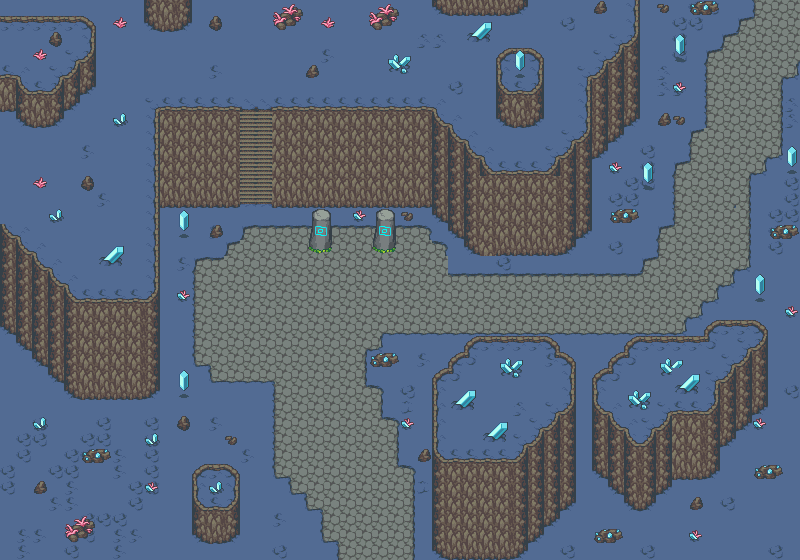

Rendered tile map (Tiled .tmx) drawn with the repository's tilesets; below, a short description and the map source with its tile grids summarised:
An orthogonal 50x35 tile map with 16x16 px tiles, 5 tile layers (Collision, Background, Ground, Clutter, ...), 4 tilesets and 35 objects.

<map version="1.10" tiledversion="1.10.1" orientation="orthogonal" renderorder="right-down" width="50" height="35" tilewidth="16" tileheight="16" infinite="0" nextlayerid="9" nextobjectid="139">
 <editorsettings>
  <export target="wastetown..tmx" format="tmx" />
 </editorsettings>
 <tileset firstgid="1" source="../../tileset/main.tsx" />
 <tileset firstgid="10113" source="../../tileset/buildings.tsx" />
 <tileset firstgid="11905" source="../../tileset/dungeon/dungeon_bis.tsx" />
 <tileset firstgid="28289" name="Animated Tiles" tilewidth="16" tileheight="16" tilecount="16384" columns="128">
  <image source="../../tileset/dungeon/animatedtiles.png" width="2048" height="2048" />
 </tileset>
 <layer id="8" name="Collision" width="50" height="35">
  <data>[1750 cells, 167 non-empty, 8 distinct tile ids]</data>
 </layer>
 <layer id="1" name="Background" width="50" height="35">
  <data>[1750 cells, 1750 non-empty, 1 distinct tile ids]</data>
 </layer>
 <layer id="2" name="Ground" width="50" height="35">
  <data>[1750 cells, 323 non-empty, 30 distinct tile ids]</data>
 </layer>
 <layer id="3" name="Clutter" width="50" height="35">
  <data>[1750 cells, 725 non-empty, 39 distinct tile ids]</data>
 </layer>
 <layer id="7" name="Clutter" width="50" height="35">
  <properties>
   <property name="spriteLayer" type="bool" value="true" />
  </properties>
  <data>[1750 cells, 108 non-empty, 29 distinct tile ids]</data>
 </layer>
 <objectgroup id="4" name="Objects">
  <object id="38" template="../../obj/entry_up.tx" x="330" y="558.5" width="81" height="16">
   <properties>
    <property name="teleport" value="" />
   </properties>
  </object>
  <object id="48" template="../../obj/treasure.tx" x="350.334" y="248.083" />
  <object id="68" template="../../obj/gold.tx" x="124.167" y="20.1667" />
  <object id="69" template="../../obj/enemy.tx" x="79.2705" y="167.649">
   <properties>
    <property name="enemy" value="Mageripper" />
    <property name="threatRange" type="int" value="50" />
    <property name="waypoints" value="76,125,126,125" />
   </properties>
  </object>
  <object id="71" template="../../obj/manashards.tx" x="335.247" y="47.8977" />
  <object id="72" template="../../obj/booster.tx" x="333.808" y="246.929">
   <properties>
    <property name="reward">[
  {
    "editions": [ "BFZ" ],
    "type": "card",
    "count": 10,
    "colors": ["Green"],
    "rarity": [ "Common" ]
  },
  {
    "editions": [ "BFZ" ],
    "type": "card",
    "count": 3,
    "colors": ["Green"],
    "rarity": [ "Uncommon" ]
  },
  {
    "editions": [ "BFZ" ],
    "type": "Green",
    "count": 1,
    "colors": ["Colorless"],
    "rarity": [ "Rare", "Mythic Rare" ]
  }
]
</property>
   </properties>
  </object>
  <object id="73" template="../../obj/enemy.tx" x="348.102" y="270.3">
   <properties>
    <property name="enemy" value="Faerie Dragon" />
    <property name="threatRange" type="int" value="50" />
   </properties>
  </object>
  <object id="76" template="../../obj/waypoint.tx" x="80.11" y="267.167" />
  <object id="108" template="../../obj/collision.tx" x="-2.0975" y="-15.5" width="803.195" height="16" />
  <object id="109" template="../../obj/collision.tx" x="-2.0975" y="559.5" width="803.195" height="16" />
  <object id="110" template="../../obj/collision.tx" x="801.5" y="-13.729" width="16" height="589.458" />
  <object id="111" template="../../obj/collision.tx" x="-16" y="-14.729" width="16" height="589.458" />
  <object id="112" template="../../obj/enemy.tx" x="540" y="312.5">
   <properties>
    <property name="enemy" value="Faerie Dragon" />
    <property name="threatRange" type="int" value="50" />
    <property name="waypoints" value="136,137,136,138,136" />
   </properties>
  </object>
  <object id="113" template="../../obj/enemy.tx" x="248.5" y="108">
   <properties>
    <property name="enemy" value="Mageripper" />
    <property name="speedModifier" type="float" value="2" />
    <property name="threatRange" type="int" value="50" />
   </properties>
  </object>
  <object id="114" template="../../obj/gold.tx" x="718.5" y="155" />
  <object id="115" template="../../obj/collision.tx" x="-1" y="227.271" width="26.5" height="115.458" />
  <object id="116" template="../../obj/collision.tx" x="71.75" y="302.271" width="89.5" height="93.458" />
  <object id="117" template="../../obj/collision.tx" x="44.25" y="283.771" width="26.5" height="95.958" />
  <object id="118" template="../../obj/collision.tx" x="23.25" y="270.271" width="26.5" height="91.458" />
  <object id="119" template="../../obj/collision.tx" x="66.25" y="15.771" width="29.5" height="92.458" />
  <object id="120" template="../../obj/collision.tx" x="0.75" y="16.521" width="64.5" height="109.958" />
  <object id="121" template="../../obj/collision.tx" x="276.25" y="112.771" width="153" height="92.458" />
  <object id="122" template="../../obj/collision.tx" x="430.5" y="1.771" width="96.5" height="12.958" />
  <object id="123" template="../../obj/collision.tx" x="162" y="113.271" width="76" height="92.458" />
  <object id="124" template="../../obj/collision.tx" x="144" y="0.271" width="49" height="30.458" />
  <object id="125" template="../../obj/waypoint.tx" x="124.5" y="63.5" />
  <object id="126" template="../../obj/waypoint.tx" x="444.5" y="68" />
  <object id="131" template="../../obj/collision.tx" x="190.25" y="464.271" width="50.5" height="79.458" />
  <object id="132" template="../../obj/collision.tx" x="434.75" y="379.771" width="140.5" height="177.958" />
  <object id="133" template="../../obj/collision.tx" x="494.25" y="46.271" width="51" height="80.458" />
  <object id="134" template="../../obj/collision.tx" x="434.25" y="336.271" width="144" height="41.458" />
  <object id="135" template="../../obj/collision.tx" x="481.5" y="175.271" width="112" height="80.458" />
  <object id="136" template="../../obj/waypoint.tx" x="652" y="315" />
  <object id="137" template="../../obj/waypoint.tx" x="769.5" y="34" />
  <object id="138" template="../../obj/waypoint.tx" x="225.5" y="312.5" />
 </objectgroup>
</map>
